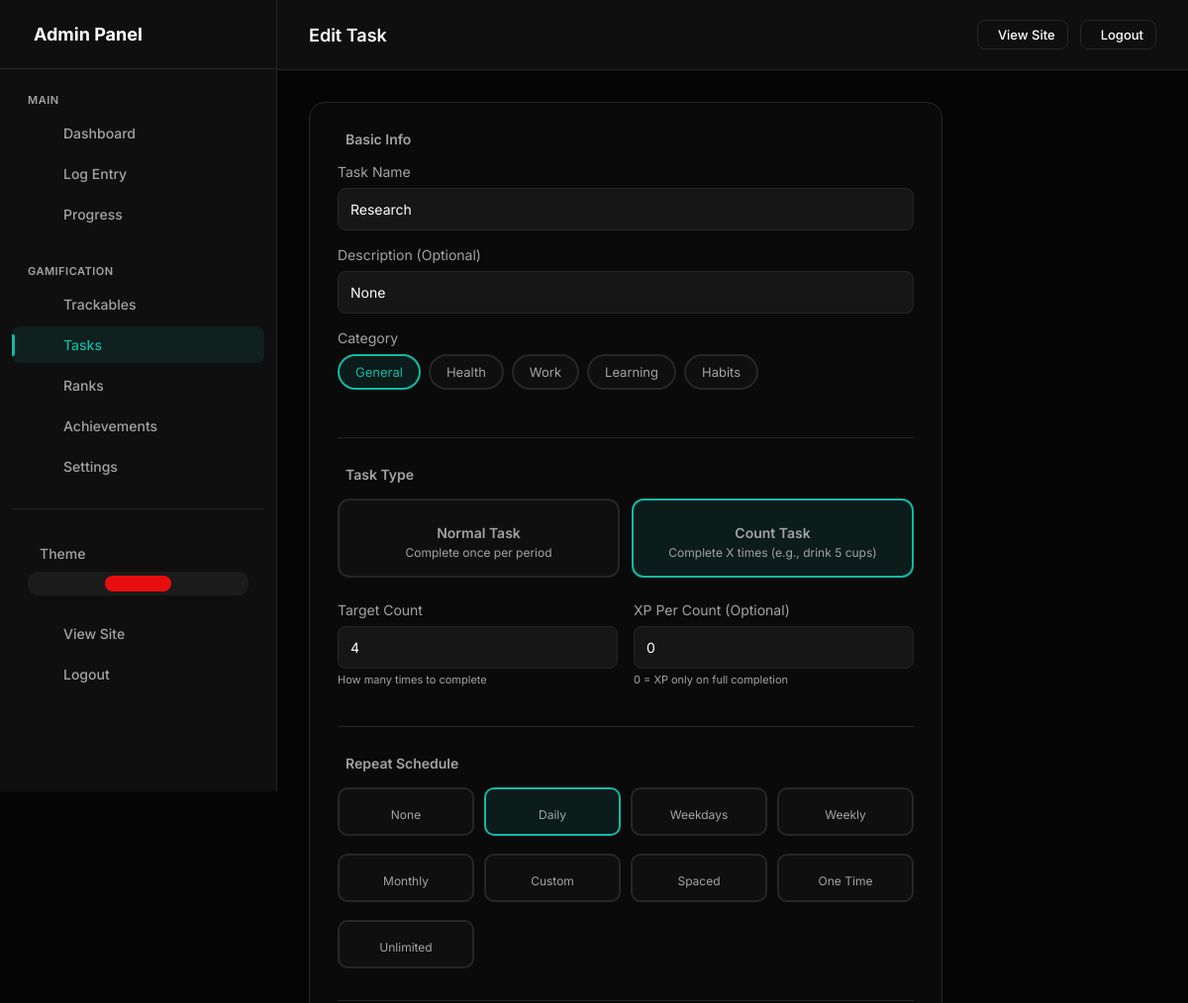
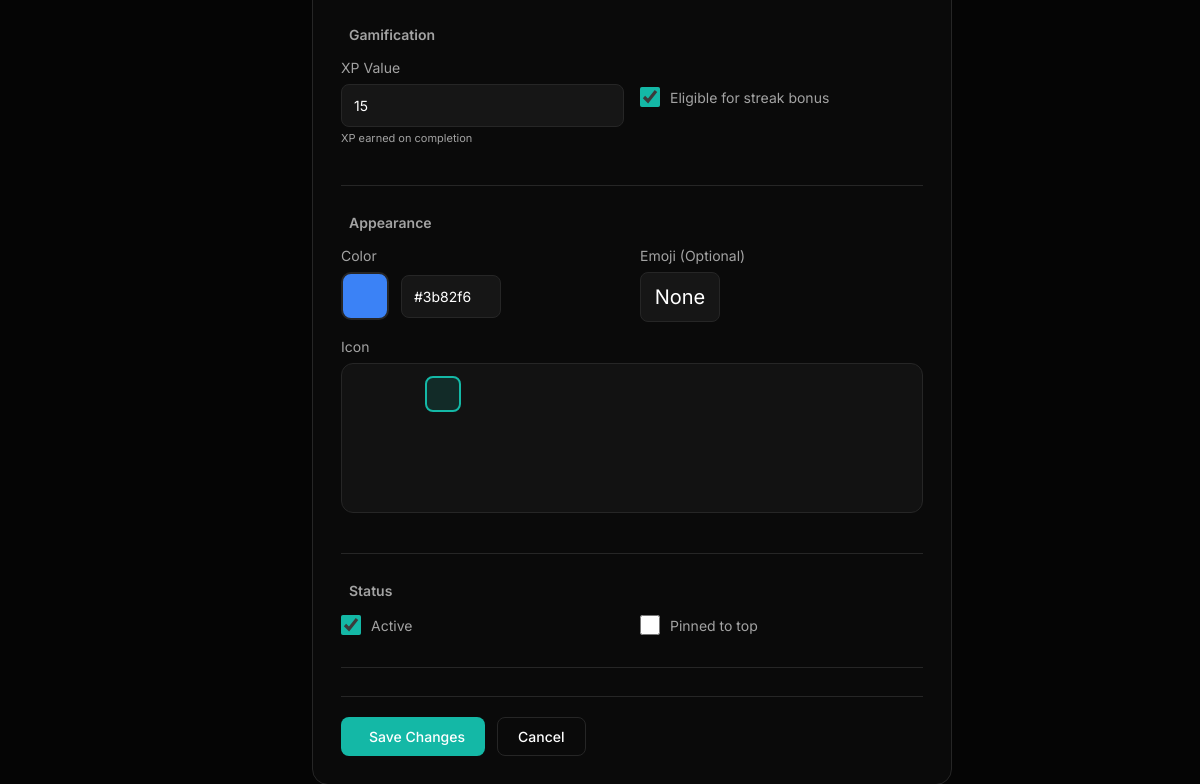
The app's page /admin/daily-tasks/1/edit (signed in) with its own data (2 pictures, top to bottom).
### models.py (models this page shows, shortened)
class UserDailyTask(db.Model):
    __tablename__ = 'user_daily_tasks'
    id = db.Column(db.Integer, primary_key=True)
    user_id = db.Column(db.Integer, db.ForeignKey('users.id'), nullable=False, index=True)
    name = db.Column(db.String(100), nullable=False)
    slug = db.Column(db.String(100), nullable=False)
    description = db.Column(db.String(500))
    task_type = db.Column(db.String(20), default='normal')  # 'normal', 'count'
    target_count = db.Column(db.Integer, default=1)  # For count tasks: how many times to complete
    repeat_type = db.Column(db.String(20), default='daily')
    repeat_interval = db.Column(db.Integer, default=1)  # For 'custom': every X units
    repeat_unit = db.Column(db.String(10), default='day')  # 'day', 'week', 'month'
    repeat_days = db.Column(db.String(50))  # For 'weekly': JSON array like "[1,3,5]" for Mon/Wed/Fri
    repeat_day_of_month = db.Column(db.Integer)  # For 'monthly': which day (1-31)
    due_date = db.Column(db.Date)  # For 'once' tasks: when it's due
    completed_date = db.Column(db.Date)  # For 'once' tasks: when completed
    ebbinghaus_level = db.Column(db.Integer, default=0)  # Current level in spaced repetition
    next_due_date = db.Column(db.Date)  # When the task is next due
    xp_value = db.Column(db.Integer, default=10)
    xp_per_count = db.Column(db.Integer, default=0)  # For count tasks: XP per completion (0 = only on full completion)
    streak_bonus = db.Column(db.Boolean, default=True)  # Eligible for streak bonuses
    icon = db.Column(db.String(50), default='ph-check-circle')
    color = db.Column(db.String(20), default='#10b981')
    emoji = db.Column(db.String(10))
    display_order = db.Column(db.Integer, default=0)
    is_active = db.Column(db.Boolean, default=True)
    is_pinned = db.Column(db.Boolean, default=False)
    category = db.Column(db.String(50), default='general')  # 'health', 'work', 'learning', 'habits', 'general'
    created_at = db.Column(db.DateTime, default=datetime.utcnow)
    updated_at = db.Column(db.DateTime, default=datetime.utcnow, onupdate=datetime.utcnow)
    completions = db.relationship('TaskCompletion', backref='task', lazy=True, cascade='all, delete-orphan')
    def get_repeat_days(self):
        try:
            return json.loads(self.repeat_days or '[]')
        except:
            return []

### app.py (the view, shortened to what this page needs)
    @app.route('/admin/daily-tasks/<int:id>/edit', methods=['GET', 'POST'])
    @admin_required
    def admin_daily_task_edit(id):
        task = UserDailyTask.query.get_or_404(id)
        if task.user_id != current_user.id:
            abort(403)
        return render_template('admin/daily_task_form.html', task=task)

### templates/admin/daily_task_form.html (shortened to what this page needs)
{% extends "admin/base.html" %}
{% block page_title %}{{ 'Edit' if task else 'Add' }} Task{% endblock %}
{% block content %}
<div class="form-container">
    <form method="post" class="form-card" id="taskForm">
        <div class="form-section">
            <div class="section-title"> Basic Info</div>
            <div class="form-group">
                <label> Task Name</label>
                <input type="text" name="name" value="{{ task.name if task else '' }}" required
                       placeholder="e.g., Drink Water, Exercise, Read">
            </div>
            <div class="form-group">
                <label> Description (Optional)</label>
                <input type="text" name="description" value="{{ task.description if task else '' }}"
                       placeholder="Brief description of the task">
            </div>
            <div class="form-group">
                <label> Category</label>
                <div class="category-pills">
                    {% set categories = [('general', 'General', 'ph-star'), ('health', 'Health', 'ph-heart'),
                                         ('work', 'Work', 'ph-briefcase'), ('learning', 'Learning', 'ph-book-open'),
                                         ('habits', 'Habits', 'ph-repeat')] %}
                    {% for value, label, icon in categories %}
                    <label class="category-pill {% if (task and task.category == value) or (not task and value == 'general') %}selected{% endif %}" data-value="{{ value }}">
                        <i class="ph {{ icon }}"></i> {{ label }}
                    </label>
                    {% endfor %}
                </div>
            </div>
        </div>
        <div class="form-section">
            <div class="section-title"> Task Type</div>
            <div class="type-options">
                <label class="type-option {% if not task or task.task_type == 'normal' %}selected{% endif %}" data-type="normal">
                    <div class="type-name">Normal Task</div>
                    <div class="type-desc">Complete once per period</div>
                </label>
                <label class="type-option {% if task and task.task_type == 'count' %}selected{% endif %}" data-type="count">
                    <div class="type-name">Count Task</div>
                    <div class="type-desc">Complete X times (e.g., drink 5 cups)</div>
                </label>
            </div>
            <div class="form-group conditional-field" id="countFields" style="margin-top: 16px;">
                <div class="form-row">
                    <div class="form-group" style="margin-bottom: 0;">
                        <label> Target Count</label>
                        <input type="number" name="target_count" value="{{ task.target_count if task else 5 }}" min="1">
                        <div style="font-size: 11px; color: var(--text-muted); margin-top: 4px;">How many times to complete</div>
                    </div>
                    <div class="form-group" style="margin-bottom: 0;">
                        <label> XP Per Count (Optional)</label>
                        <input type="number" name="xp_per_count" value="{{ task.xp_per_count if task else 0 }}" min="0">
                        <div style="font-size: 11px; color: var(--text-muted); margin-top: 4px;">0 = XP only on full completion</div>
                    </div>
                </div>
            </div>
        </div>
        <div class="form-section">
            <div class="section-title"> Repeat Schedule</div>
            <div class="repeat-options">
                {% set repeats = [
                    ('none', 'None', 'ph-minus-circle'),
                    ('daily', 'Daily', 'ph-sun'),
                    ('weekdays', 'Weekdays', 'ph-calendar-blank'),
                    ('weekly', 'Weekly', 'ph-calendar'),
                    ('monthly', 'Monthly', 'ph-calendar-check'),
                    ('custom', 'Custom', 'ph-sliders'),
                    ('ebbinghaus', 'Spaced', 'ph-brain'),
                    ('once', 'One Time', 'ph-number-circle-one'),
                    ('unlimited', 'Unlimited', 'ph-infinity')
                ] %}
                {% for value, label, icon in repeats %}
                <label class="repeat-option {% if (task and task.repeat_type == value) or (not task and value == 'daily') %}selected{% endif %}" data-repeat="{{ value }}">
                    {{ label }}
                </label>
                {% endfor %}
            </div>
                    {% set weekdays = [('0', 'M'), ('1', 'T'), ('2', 'W'), ('3', 'T'), ('4', 'F'), ('5', 'S'), ('6', 'S')] %}
                    {% set selected_days = task.get_repeat_days() if task else [] %}
        </div>
        <div class="form-section">
            <div class="section-title"> Gamification</div>
            <div class="form-row">
                <div class="form-group">
                    <label> XP Value</label>
                    <input type="number" name="xp_value" value="{{ task.xp_value if task else 10 }}" min="1" required>
                    <div style="font-size: 11px; color: var(--text-muted); margin-top: 4px;">XP earned on completion</div>
                </div>
                <div class="form-group">
                    <label class="checkbox-item" style="display: flex; align-items: center; gap: 10px; cursor: pointer; margin-top: 28px;">
                        <input type="checkbox" name="streak_bonus" {% if not task or task.streak_bonus %}checked{% endif %}
                               style="width: 20px; height: 20px; accent-color: var(--accent);">
                        <span>Eligible for streak bonus</span>
                    </label>
                </div>
            </div>
        </div>
        <div class="form-section">
            <div class="section-title"> Appearance</div>
            <div class="form-row">
                <div class="form-group">
                    <label> Color</label>
                    <div class="color-input-wrapper">
                        <div class="color-preview" id="colorPreview" style="background: {{ task.color if task else '#10b981' }}">
                        </div>
                        <input type="text" id="colorText" value="{{ task.color if task else '#10b981' }}" style="width: 100px;" readonly>
                    </div>
                </div>
                <div class="form-group">
                    <label> Emoji (Optional)</label>
                    <input type="text" name="emoji" value="{{ task.emoji if task else '' }}" placeholder="💧" maxlength="4" style="width: 80px; text-align: center; font-size: 20px;">
                </div>
            </div>
            <div class="form-group">
                <label> Icon</label>
                <div class="icon-grid">
                    {% set icons = ['ph-check-circle', 'ph-magnifying-glass', 'ph-pencil-line', 'ph-book-open', 'ph-chat-circle',
                                    'ph-trend-up', 'ph-video-camera', 'ph-microphone', 'ph-code', 'ph-brain', 'ph-dumbbell',
                                    'ph-heart', 'ph-star', 'ph-lightning', 'ph-fire', 'ph-rocket', 'ph-drop', 'ph-apple-logo',
                                    'ph-sun', 'ph-moon', 'ph-bed', 'ph-pill', 'ph-tooth', 'ph-shower-head'] %}
                    {% for icon in icons %}
                    <div class="icon-option {% if (task and task.icon == icon) or (not task and icon == 'ph-check-circle') %}selected{% endif %}"
                         data-icon="{{ icon }}" onclick="selectIcon('{{ icon }}')">
                    </div>
                    {% endfor %}
                </div>
            </div>
        </div>
        {% if task %}
        <div class="form-section">
            <div class="section-title"> Status</div>
            <div class="form-row">
                <label class="checkbox-item" style="display: flex; align-items: center; gap: 10px; cursor: pointer;">
                    <input type="checkbox" name="is_active" {% if task.is_active %}checked{% endif %}
                           style="width: 20px; height: 20px; accent-color: var(--accent);">
                    <span>Active</span>
                </label>
                <label class="checkbox-item" style="display: flex; align-items: center; gap: 10px; cursor: pointer;">
                    <input type="checkbox" name="is_pinned" {% if task.is_pinned %}checked{% endif %}
                           style="width: 20px; height: 20px; accent-color: var(--accent);">
                    <span>Pinned to top</span>
                </label>
            </div>
        </div>
        {% endif %}
        <div class="form-actions">
            <button type="submit" class="btn btn-primary">
                 {{ 'Save Changes' if task else 'Create Task' }}
            </button>
            <a href="{{ url_for('admin_daily_tasks') }}" class="btn btn-outline">Cancel</a>
        </div>
    </form>
</div>
{% endblock %}

### templates/admin/base.html (style rules this page uses)
:root, [data-theme="dark"] { --bg-body: #050505; --bg-card: #0f0f0f; --bg-card-hover: #141414; --border: #262626; --accent: #e90e0e; --accent-rgb: 233, 14, 14; --accent-hover: #c70202; --text-main: #ffffff; --text-muted: #a3a3a3; --font-sans: 'Inter', sans-serif; --font-mono: 'JetBrains Mono', monospace; --success: #10b981; --warning: #f59e0b; --danger: #ef4444; }
* { margin: 0; padding: 0; box-sizing: border-box; }
body { background-color: var(--bg-body); color: var(--text-main); font-family: var(--font-sans); overflow-x: hidden; -webkit-font-smoothing: antialiased; min-height: 100vh; }
a { text-decoration: none; color: inherit; transition: 0.3s; }
button { border: none; background: none; cursor: pointer; font-family: inherit; }
.btn { padding: 10px 20px; border-radius: 8px; font-size: 14px; font-weight: 500; transition: all 0.3s ease; display: inline-flex; align-items: center; gap: 8px; cursor: pointer; border: none; }
.btn-primary { background: var(--accent); color: #fff; }
.btn-outline { border: 1px solid var(--border); color: var(--text-main); background: transparent; }
input[type="text"], input[type="password"], input[type="email"], input[type="url"], input[type="number"], input[type="date"], input[type="time"], input[type="datetime-local"], textarea, select { width: 100%; padding: 12px; background: rgba(255, 255, 255, 0.05); border: 1px solid var(--border); border-radius: 8px; color: var(--text-main); font-size: 14px; font-family: inherit; box-sizing: border-box; }
label { display: block; margin-bottom: 8px; color: var(--text-muted); font-size: 14px; }

### templates/admin/daily_task_form.html (style rules this page uses)
.form-container { max-width: 640px; }
.form-card { background: rgba(255, 255, 255, 0.02); border: 1px solid var(--border); border-radius: 16px; padding: 28px; }
.form-section { margin-bottom: 28px; padding-bottom: 24px; border-bottom: 1px solid var(--border); }
.section-title { font-size: 14px; font-weight: 600; color: var(--text-muted); margin-bottom: 16px; display: flex; align-items: center; gap: 8px; }
.form-group { margin-bottom: 16px; }
.form-row { display: grid; grid-template-columns: 1fr 1fr; gap: 16px; }
.color-input-wrapper { display: flex; gap: 12px; align-items: center; }
.color-preview { width: 48px; height: 48px; border-radius: 10px; border: 2px solid var(--border); cursor: pointer; position: relative; overflow: hidden; }
.icon-grid { display: grid; grid-template-columns: repeat(8, 1fr); gap: 8px; padding: 12px; background: rgba(255, 255, 255, 0.03); border: 1px solid var(--border); border-radius: 12px; }
.icon-option { width: 36px; height: 36px; border-radius: 8px; display: flex; align-items: center; justify-content: center; cursor: pointer; transition: all 0.2s; border: 2px solid transparent; font-size: 18px; color: var(--text-muted); }
.icon-option.selected { background: rgba(var(--accent-rgb), 0.15); border-color: var(--accent); color: var(--accent); }
.type-options { display: grid; grid-template-columns: repeat(2, 1fr); gap: 12px; }
.type-option { background: rgba(255, 255, 255, 0.02); border: 2px solid var(--border); border-radius: 12px; padding: 16px; cursor: pointer; transition: all 0.2s; text-align: center; }
.type-option.selected { border-color: var(--accent); background: rgba(var(--accent-rgb), 0.1); }
.type-option .type-name { font-weight: 600; font-size: 14px; margin-bottom: 4px; }
.type-option .type-desc { font-size: 12px; color: var(--text-muted); }
.repeat-options { display: grid; grid-template-columns: repeat(4, 1fr); gap: 10px; }
.repeat-option { background: rgba(255, 255, 255, 0.02); border: 2px solid var(--border); border-radius: 10px; padding: 12px 8px; cursor: pointer; transition: all 0.2s; text-align: center; font-size: 12px; }
.repeat-option.selected { border-color: var(--accent); background: rgba(var(--accent-rgb), 0.1); }
.conditional-field { display: none; animation: fadeIn 0.2s; }
.conditional-field.show { display: block; }
.form-actions { display: flex; gap: 12px; margin-top: 24px; padding-top: 20px; border-top: 1px solid var(--border); }
.category-pills { display: flex; gap: 8px; flex-wrap: wrap; }
.category-pill { padding: 8px 16px; border-radius: 20px; border: 2px solid var(--border); background: rgba(255, 255, 255, 0.02); cursor: pointer; font-size: 13px; transition: all 0.2s; }
.category-pill.selected { border-color: var(--accent); background: rgba(var(--accent-rgb), 0.1); color: var(--accent); }

### records on screen
UserDailyTask: name "Research", description "None", target_count "4", xp_per_count "0", xp_value "15", streak_bonus "☑", color "#3b82f6", emoji "None", is_active "☑"

### other values on screen
{{ 'Edit' if task else 'Add' }} "Edit"
{{ label }} "General" "Health" "Work" "Learning" "Habits"
{{ label }} "None" "Daily" "Weekdays" "Weekly" "Monthly" "Custom" "Spaced" "One Time" "Unlimited"
{{ 'Save Changes' if task else 'Create Task' }} "Save Changes"
